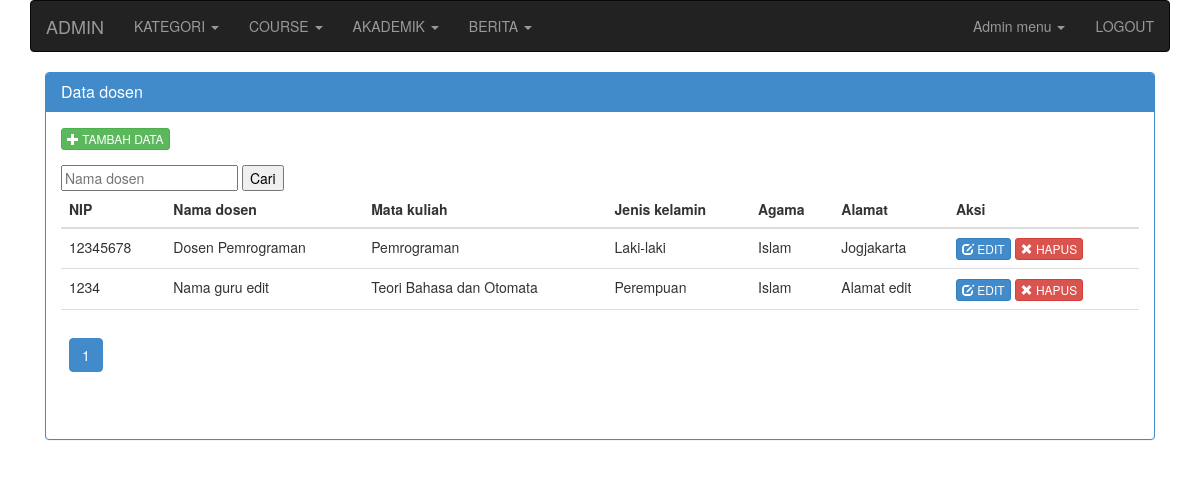
The page /admin.php?mod=dosen (signed in) on the database as committed earlier.
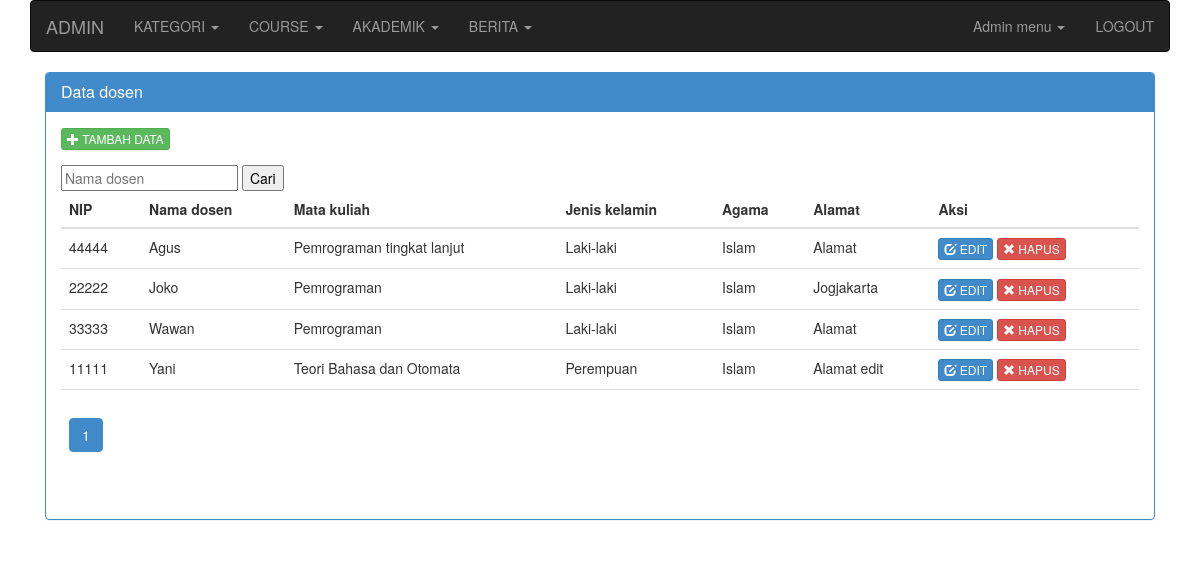
The same page on the database as committed later.
### tables this page shows
CREATE TABLE IF NOT EXISTS `dosen` (
  `dosen_id` int(11) unsigned NOT NULL AUTO_INCREMENT,
  `dosen_nip` int(11) DEFAULT NULL,
  `dosen_nama` varchar(255) DEFAULT NULL,
  `dosen_jk` tinyint(2) DEFAULT NULL,
  `dosen_agama` tinyint(2) DEFAULT NULL,
  `dosen_alamat` varchar(11) DEFAULT NULL,
  `dosen_matkul_id` int(11) DEFAULT NULL,
  `dosen_foto` varchar(255) DEFAULT NULL,
  `user_id` int(11) DEFAULT NULL,
  PRIMARY KEY (`dosen_id`)
);

### includes/menu_login.php (called while the page is built)
<?php
$menu[1]['KATEGORI'][] = array('title'=>'Data kategori', 'link' => 'admin.php?mod=kategori');
$menu[1]['KATEGORI'][] = array('title'=>'Tambah kategori', 'link' => 'admin.php?mod=kategori&act=add_kategori');
$menu[1]['COURSE'][] = array('title'=>'Data course', 'link' => 'admin.php?mod=course');
$menu[1]['COURSE'][] = array('title'=>'Tambah course', 'link' => 'admin.php?mod=course&act=add_course');
$menu[1]['AKADEMIK'][] = array('title'=>'Data mahasiswa', 'link' => 'admin.php?mod=mahasiswa');
$menu[1]['AKADEMIK'][] = array('title'=>'Data mata kuliah', 'link' => 'admin.php?mod=matkul&');
$menu[1]['AKADEMIK'][] = array('title'=>'Data kelas', 'link' => 'admin.php?mod=kelas');
$menu[1]['AKADEMIK'][] = array('title'=>'Data dosen', 'link' => 'admin.php?mod=dosen');
$menu[1]['BERITA'][] = array('title'=>'Data berita', 'link' => 'admin.php?mod=berita');
$menu[1]['BERITA'][] = array('title'=>'Tambah berita', 'link' => 'admin.php?mod=berita&act=add_berita');
$menu[2]['KATEGORI'][] = array('title'=>'Data kategori', 'link' => 'admin.php?mod=kategori');
$menu[2]['KATEGORI'][] = array('title'=>'Tambah kategori', 'link' => 'admin.php?mod=kategori&act=add_kategori');
$menu[2]['COURSE'][] = array('title'=>'Data course', 'link' => 'admin.php?mod=course');
$menu[2]['COURSE'][] = array('title'=>'Tambah course', 'link' => 'admin.php?mod=course&act=add_course');
$menu[2]['BERITA'][] = array('title'=>'Data berita', 'link' => 'admin.php?mod=berita');
$menu[2]['BERITA'][] = array('title'=>'Tambah berita', 'link' => 'admin.php?mod=berita&act=add_berita');
?>

### includes/fungsi.db.php (called while the page is built, shortened)
<?php
function NumRows( $query = "" )
{
	$execute = mysql_query($query);
	return mysql_num_rows($execute);
}
function GetAll( $query = "" )
{
	$arr_data = array();
	$execute = mysql_query($query) or die( mysql_error() );
	if( $execute ){
		$num_rows = NumRows($query);
		if( $num_rows > 0 ){
			while($data = mysql_fetch_array($execute)){
				$arr_data[] = $data;
			}
		}
	}
	return $arr_data;
}

### modules/dosen/admin/action_dosen.php (called while the page is built, shortened)
<?php
$jenis_kelamin = array('1' => 'Laki-laki', '2' => 'Perempuan');
$search = "";
$query = "SELECT dosen.*, users.username FROM dosen LEFT JOIN users ON(dosen.user_id=users.user_id)
		  $search ORDER BY dosen_nama ASC";
$paging = new Pagination($query,10);
$result = $paging->Result();
$query_agama = GetAll("SELECT * FROM agama");
$agama = array();
foreach((array)$query_agama as $agm){
	$agama[$agm['agama_id']] = $agm['agama_nama'];
}
$query_matkul = GetAll("SELECT * FROM mata_kuliah");
$matkul = array();
foreach((array)$query_matkul as $matkuls){
	$matkul[$matkuls['matkul_id']] = $matkuls['matkul_nama'];
}

### includes/pagination.php (called while the page is built, shortened)
<?php
include_once _ROOT . "includes/pagination.class.php";
class Pagination
{
	var $query;
	var $per_page;
	var $paging;
	function __construct($query = "", $per_page = 10 )
	{
		$this->paging = new Paginator();
		$this->query = $query;
		$this->per_page = $per_page;
		$this->Init();
	}
	function Init()
	{
		if( !empty($this->query) )
		{
			$run = mysql_query( $this->query ) or die( mysql_error() );
			$num_rows = mysql_num_rows($run);
			$this->paging->items_total = $num_rows;
			$this->paging->items_per_page = $this->per_page;
		}
	}
	function Result()
	{
		$result = array();
		$this->paging->paginate();
		$run = mysql_query( $this->query . $this->paging->limit ) or die( mysql_error() );
		while( $row = mysql_fetch_array($run) ){
			$result[] = $row;
		}
		return $result;
	}
}

### includes/pagination.class.php (called while the page is built, shortened)
<?php
class Paginator{
	var $items_per_page;
	var $items_total;
	var $num_pages;
	var $mid_range;
	var $return;
	var $default_ipp;
	var $querystring;
	function Paginator()
	{
		$this->mid_range = 7;
		$this->items_per_page = (!empty($_GET['ipp'])) ? $_GET['ipp']:$this->default_ipp;
	}
	function paginate()
	{
		if(!isset($this->default_ipp)) $this->default_ipp=25;
		if(@$_GET['ipp'] == 'All')
		{
			$this->num_pages = 1;
		}
		else
		{
			$this->num_pages = ceil($this->items_total/$this->items_per_page);
		}
		$this->current_page = (isset($_GET['page'])) ? (int) $_GET['page'] : 1 ;
		$prev_page = $this->current_page-1;
		$next_page = $this->current_page+1;
		if($_GET)
		{
			$args = explode("&",$_SERVER['QUERY_STRING']);
			foreach($args as $arg)
			{
				$keyval = explode("=",$arg);
				if($keyval[0] != "page" And $keyval[0] != "ipp") $this->querystring .= "" . $arg;
			}
		}
		if($this->num_pages > 10)
		{
			$this->return = ($this->current_page > 1 And $this->items_total >= 10) ? "<li><a class=\"paginate\" href=\"$_SERVER[PHP_SELF]?$this->querystring&page=$prev_page&ipp=$this->items_per_page\">&laquo; Previous</a></li>":"<li><span class=\"inactive\" href=\"#\">&laquo; Previous</span></li>";
			$this->start_range = $this->current_page - floor($this->mid_range/2);
			$this->end_range = $this->current_page + floor($this->mid_range/2);
			if($this->start_range <= 0)
			{
				$this->end_range += abs($this->start_range)+1;
				$this->start_range = 1;
			}
			if($this->end_range > $this->num_pages)
			{
				$this->start_range -= $this->end_range-$this->num_pages;
				$this->end_range = $this->num_pages;
			}
			$this->range = range($this->start_range,$this->end_range);
			for($i=1;$i<=$this->num_pages;$i++)
			{
				if($this->range[0] > 2 And $i == $this->range[0]) $this->return .= " ... ";
				if($i==1 Or $i==$this->num_pages Or in_array($i,$this->range))
				{
					$this->return .= ($i == $this->current_page And $_GET['page'] != 'All') ? "<li class=\"active\"><a title=\"Go to page $i of $this->num_pages\" class=\"current\" href=\"#\">$i</a></li>":"<li><a class=\"paginate\" title=\"Go to page $i of $this->num_pages\" href=\"$_SERVER[PHP_SELF]?page=$i&ipp=$this->items_per_page$this->querystring\">$i</a></li>";
				}
				if($this->range[$this->mid_range-1] < $this->num_pages-1 And $i == $this->range[$this->mid_range-1]) $this->return .= " ... ";
			}
			$this->return .= (($this->current_page < $this->num_pages And $this->items_total >= 10) And ($_GET['page'] != 'All') And $this->current_page > 0) ? "<li class=\"active\"><a class=\"paginate\" href=\"$_SERVER[PHP_SELF]?page=$next_page&ipp=$this->items_per_page$this->querystring\">Next &raquo;</a></li>\n":"<li><span class=\"inactive\" href=\"#\">&raquo; Next</span></li>\n";
		}
		else
		{
			for($i=1;$i<=$this->num_pages;$i++)
			{
				$this->return .= ($i == $this->current_page) ? "<li class=\"active\"><a class=\"current\" href=\"#\">$i</a></a> ":"<li><a class=\"paginate\" href=\"$_SERVER[PHP_SELF]?$this->querystring&page=$i&ipp=$this->items_per_page\">$i</a></li>";
			}
		}
		$this->low = ($this->current_page <= 0) ? 0:($this->current_page-1) * $this->items_per_page;
		$this->limit = (@$_GET['ipp'] == 'All') ? "":" LIMIT $this->low,$this->items_per_page";
	}
}

### modules/dosen/admin/dosen.php (the view, shortened to what the changed rows need)
<div class="col-md-12" id="content-container">
<div class="panel panel-primary">
    <div class="panel-body">
            <div class="row clearfix">
            <div class="col-md-12 column" id="post">
            	<div class="table-responsive">
            	<table class="table">
					<thead>
                    	<tr>
                        	<th>NIP</th>
                            <th>Nama dosen</th>
                            <th>Mata kuliah</th>
                            <th>Jenis kelamin</th>
                            <th>Agama</th>
                            <th>Alamat</th>
                            <th>Aksi</th>
                        </tr>
                    </thead>
                    <tbody>
						<?php
                        if( $num_rows > 0 )
                        {
                            foreach($result as $row)
                            {
                         ?>
                         		<tr>
                                	<td><?=$row['dosen_nip']?></td>
                                    <td><?=$row['dosen_nama']?></td>
                                    <td><?=$matkul[$row['dosen_matkul_id']]?></td>
                                    <td><?=$jenis_kelamin[$row['dosen_jk']]?></td>
                                    <td><?=$agama[$row['dosen_agama']]?></td>
                                    <td><?=$row['dosen_alamat']?></td>
                                    <td>
										<?=link_edit("admin.php?mod=dosen&act=edit_dosen&id=".$row['dosen_id'])?>
                                        <?=link_hapus("admin.php?mod=dosen&delete=yes&id=".$row['dosen_id'])?>
                                    </td>
                                </tr>
                        <?php
                            }
                        }else{
						?>
                        	<tr>
                            	<td colspan="7" align="center"><em>Tidak ada data</em></td>
                            </tr>
                        <?php
						}
                        ?>
                    </tbody>
            	</table>
            	</div>
            </div>
            </div>
    </div>
</div>
</div>

### includes/admin_header.php (shortened to what the changed rows need)
<!doctype html>
<html>
<head>
<link rel="stylesheet" type="text/css" href="<?=_ASSET_URL?>css/bootstrap.min.css" />
<link rel="stylesheet" type="text/css" href="<?=_ASSET_URL?>css/admin_style.css" />
<link rel="stylesheet" type="text/css" href="<?=_ASSET_URL?>jquery.treeview/jquery.treeview.css" />
</head>
<body>
<div class="container">
	<div class="row clearfix">
		<div class="col-md-12 column">
			<nav class="navbar navbar-default navbar-inverse" role="navigation">
				<div class="collapse navbar-collapse" id="bs-example-navbar-collapse-1">
					<ul class="nav navbar-nav">
                    <?php
					$r_menu = $menu[$_SESSION['_login']['grup_id']];
					foreach((array)$r_menu as $title=>$menu )
					{
					?>
                    	<li class="dropdown">
							 <a href="#" class="dropdown-toggle" data-toggle="dropdown"><?=$title?>
                             <strong class="caret"></strong></a>
						</li>
                    <?php
					}
                    ?>
					</ul>
				</div>
			</nav>
			<div class="row clearfix">
				<div class="col-md-12 column">

### includes/fungsi.web.php (shortened to what the changed rows need)
<?php
function link_edit($url, $attr = "" )
{
	$str = "<a href=\"$url\" class=\"btn btn-primary btn-xs\" $attr>
			<i class=\"glyphicon glyphicon-edit\"></i> EDIT</a>";
	return $str;
}
function link_hapus($url, $attr = "" )
{
	$confirm = " onclick=\"return confirm('Apakah Anda yakin akan menghapus data ini?');\"";
	$str = "<a href=\"$url\" class=\"btn btn-danger btn-xs\" $confirm $attr>
			<i class=\"glyphicon glyphicon-remove\"></i> HAPUS</a>";
	return $str;
}

Rows that differ between the two databases and show on the page:
added dosen: dosen_nip "44444", dosen_nama "Agus", dosen_matkul "Pemrograman tingkat lanjut", dosen_jk "Laki-laki", dosen_agama "Islam", dosen_alamat "Alamat"
changed dosen "Jogjakarta": dosen_nip "12345678" → "22222"; dosen_nama "Dosen Pemrograman" → "Joko"
added dosen: dosen_nip "33333", dosen_nama "Wawan", dosen_matkul "Pemrograman", dosen_jk "Laki-laki", dosen_agama "Islam", dosen_alamat "Alamat"
changed dosen "Teori Bahasa dan Otomata": dosen_nip "1234" → "11111"; dosen_nama "Nama guru edit" → "Yani"
